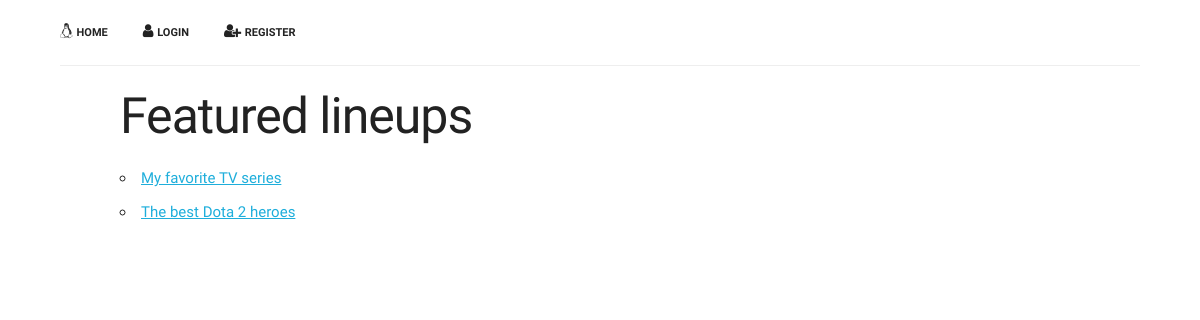
The app's page /, older data.
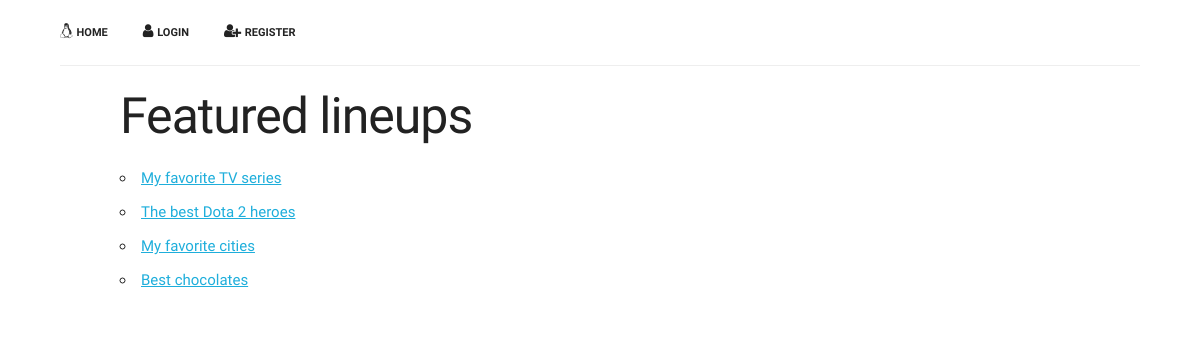
The same page, newer data.
### lineup/models.py (models this page shows, shortened)
class Lineup(models.Model):
    author = models.CharField(max_length=100)
    title = models.CharField(max_length=200)
    published = models.DateTimeField('date published')

### lineup/views.py (the view)
# urls.py: url(r'^$', views.index, name='index'),
def index(request):
    lineup_list = Lineup.objects.order_by('published')
    context = {
        'lineup_list': lineup_list
    }
    return render(request, 'lineup/index.html', context)

### lineup/templates/lineup/index.html (shortened to what this page needs)
{% extends "lineup/base.html" %}
{% block content %}
<h1>Featured lineups</h1>
{% if lineup_list %}
    <ul>
        {% for lineup in lineup_list %}
        <li><a href="{% url 'view' lineup.id %}">{{ lineup.title }}</a></li>
        {% endfor %}
    </ul>
{% endif %}
{% endblock %}

### lineup/templates/lineup/base.html (shortened to what this page needs)
<!DOCTYPE html>
<head lang="en">
    {% load staticfiles %}
    <link rel="stylesheet" type="text/css" href="{% static 'lineup/normalize.css' %}" />
    <link rel="stylesheet" type="text/css" href="{% static 'lineup/skeleton.css' %}" />
    <link rel="stylesheet" type="text/css" href="{% static 'lineup/style.css' %}" />
    <link rel="stylesheet" href="//maxcdn.bootstrapcdn.com/font-awesome/4.3.0/css/font-awesome.min.css" />
</head>
<body>
    <nav class="navbar">
        <ul class="navbar-list">
            <li class="navbar-item">
                <i class="fa fa-linux"></i>
                <a class="navbar-link" href="{% url 'index' %}">Home</a>
            </li>
            {% if user.is_authenticated %}
            <li class="navbar-item">
                <i class="fa fa-user"></i>
                <a class="navbar-link" href="{% url 'logout' %}">
                    {{user.username}} (Logout)
                </a>
            </li>
            {% else %}
            <li class="navbar-item">
                <i class="fa fa-user"></i>
                <a class="navbar-link" href="{% url 'login' %}">Login</a>
            </li>
            <li class="navbar-item">
                <i class="fa fa-user-plus"></i>
                <a class="navbar-link" href="{% url 'register' %}">Register</a>
            </li>
            {% endif %}
        </ul>
    </nav>
    <div class="container">
        {% block content %}{% endblock %}
    </div>
</body>
</html>

### lineup/static/lineup/skeleton.css (style rules this page uses)
.container { position: relative; width: 100%; max-width: 960px; margin: 0 auto; padding: 0 20px; box-sizing: border-box; }
@media (min-width: 400px) { .container { width: 85%; padding: 0; } }
@media (min-width: 550px) { .container { width: 80%; } }
body { font-size: 1.5em; line-height: 1.6; font-weight: 400; font-family: "Raleway", "HelveticaNeue", "Helvetica Neue", Helvetica, Arial, sans-serif; color: #222; }
h1, h2, h3, h4, h5, h6 { margin-top: 0; margin-bottom: 2rem; font-weight: 300; }
h1 { font-size: 4.0rem; line-height: 1.2; letter-spacing: -.1rem; }
@media (min-width: 550px) { h1 { font-size: 5.0rem; } }
a { color: #1EAEDB; }
ul { list-style: circle inside; }
ol, ul { padding-left: 0; margin-top: 0; }
li { margin-bottom: 1rem; }
pre, blockquote, dl, figure, table, p, ul, ol, form { margin-bottom: 2.5rem; }
.container:after, .row:after, .u-cf { content: ""; display: table; clear: both; }

### lineup/static/lineup/style.css (style rules this page uses)
h1 { padding-top: 20px; }
.navbar { display: block; width: 90%; margin: 0 auto; height: 6.5rem; background: none repeat scroll 0% 0% #FFF; border-bottom: 1px solid #EEE; }
.navbar-list { list-style: outside none none; margin-bottom: 0px; }
.navbar-item { position: relative; float: left; margin-bottom: 0px; }
.navbar-link { text-transform: uppercase; font-size: 11px; font-weight: 600; margin-right: 35px; text-decoration: none; line-height: 6.5rem; color: #222; }

Row changes from the older to the newer data that the page shows:
added Lineup: title "My favorite cities"
added Lineup: title "Best chocolates"
